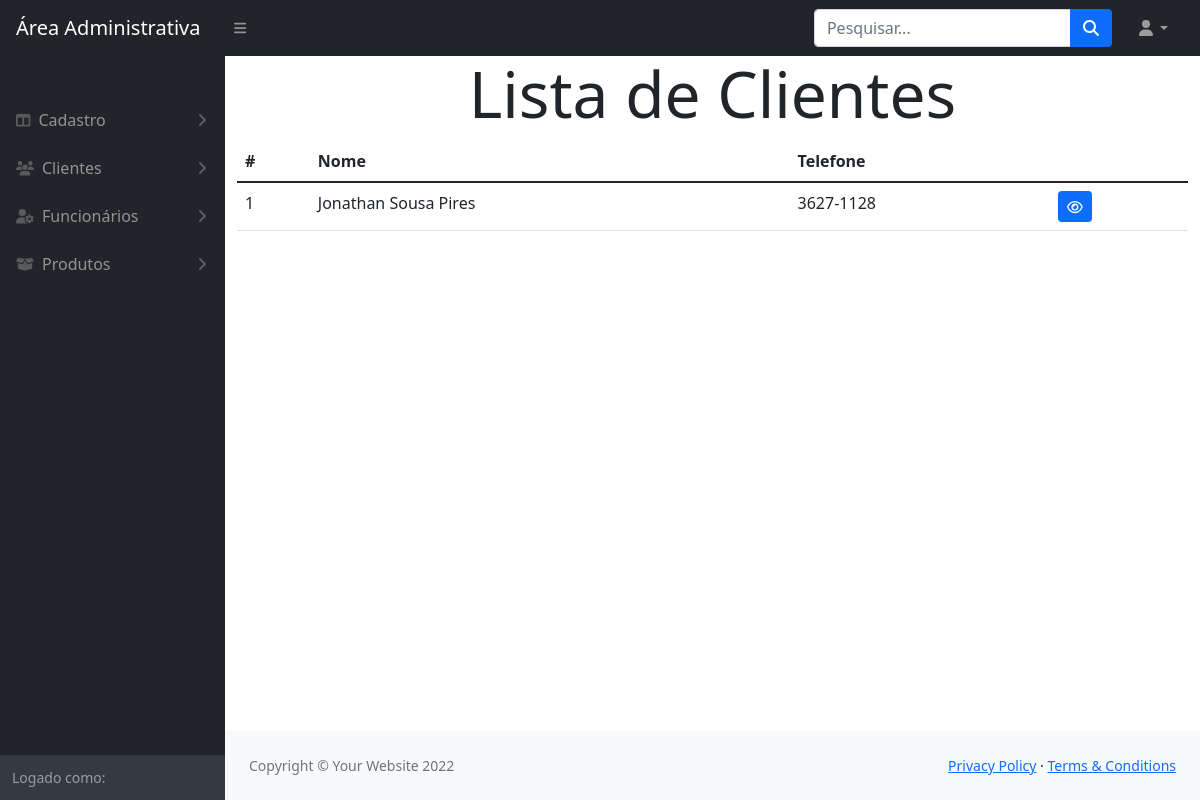
Page /modulos/clientes/index.php on the earlier database version.
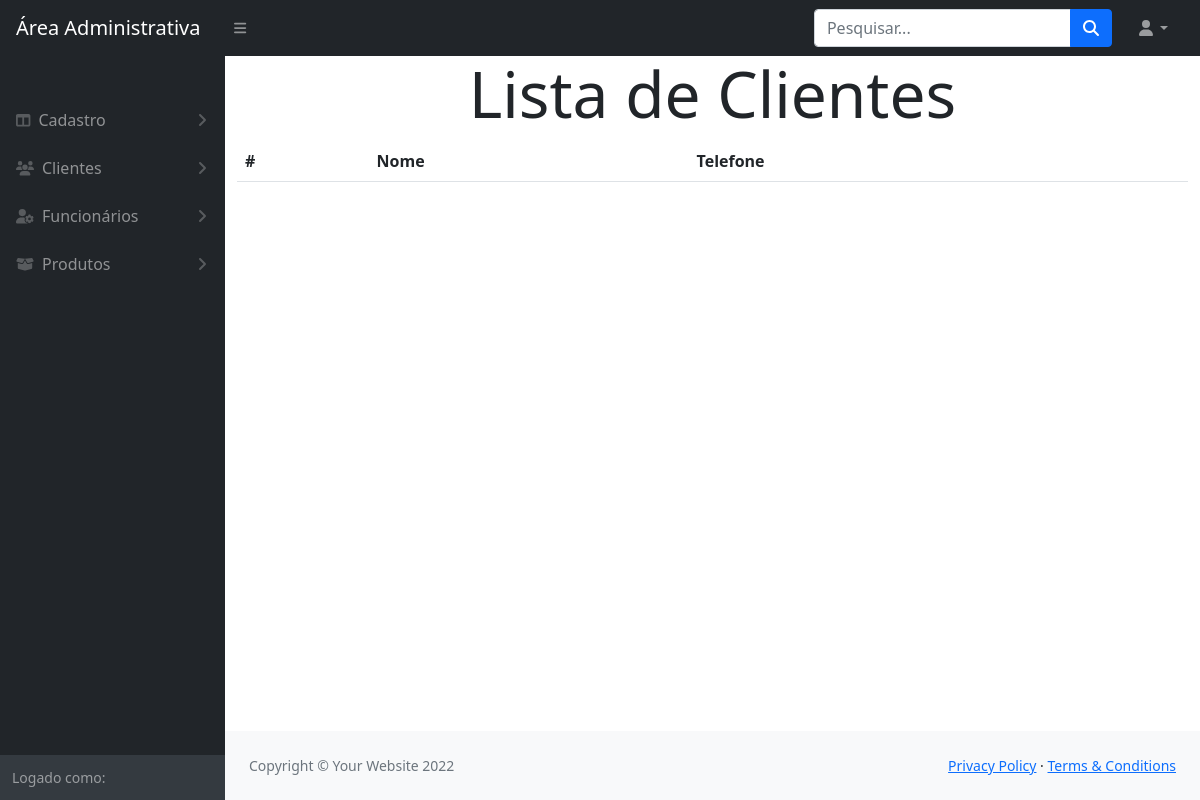
Same page on the later database version.
### tables this page shows
CREATE TABLE `cliente` (
  `IDCLI` int(11) NOT NULL,
  `nomeCLI` varchar(105) NOT NULL,
  `endCLI` varchar(105) NOT NULL,
  `telCLI` bigint(20) NOT NULL,
  `emailCLI` varchar(105) NOT NULL,
  `cpfCLI` bigint(20) NOT NULL,
  `cnpjCLI` bigint(20) NOT NULL,
  `InsEstCLI` bigint(20) NOT NULL,
  `IDFUN_FK` int(11) NOT NULL
);

### funcoes/conexao.php (called while the page is built, shortened)
<?php
    function retornaDados($sql)
    {
        $pdo = $GLOBALS['conexaoBanco'];
        $resultado = $pdo->query($sql);
        return $resultado->fetchAll();
    }
?>

### modulos/clientes/index.php (the view, shortened to what this page needs)
<?php
    $sql = "SELECT * FROM cliente";
    $clientes = retornaDados($sql);
?>
<!DOCTYPE html>
<html lang="en">
    <?php include_once path('template/head.php') ?>
    <body class="sb-nav-fixed">
        <?php include_once path('template/navbar.php') ?>
        <div id="layoutSidenav">
            <?php include_once path('template/sidebar.php') ?>
            <div id="layoutSidenav_content">
                <main class="container">
                    <h1 class="text-center display-3">Lista de Clientes</h1>
                    <table class="table">
                        <thead>
                            <tr>
                                <th>#</th>
                                <th>Nome</th>
                                <th>Telefone</th>
                                <th></th>
                            </tr>
                        </thead>
                        <tbody>
                            <?php foreach($clientes as $cliente){ ?>
                                <tr>
                                    <td><?= $cliente['IDCLI'] ?></td>
                                    <td><?= $cliente['nomeCLI'] ?></td>
                                    <td><?= $cliente['telCLI'] ?></td>
                                    <td>
                                        <a class="btn btn-primary btn-sm" href="visualizar.php?id=<?= $cliente['IDCLI'] ?>"><i class="fa-regular fa-eye"></i></a>
                                    </td>
                                </tr>
                            <?php } ?>
                        </tbody>
                    </table>
                </main>
                <?php include_once path('template/footer.php') ?>
            </div>
        </div>
    </body>
</html>

Differences in the rows shown:
removed cliente: IDCLI "1", nomeCLI "Jonathan Sousa Pires", telCLI "3627-1128"
